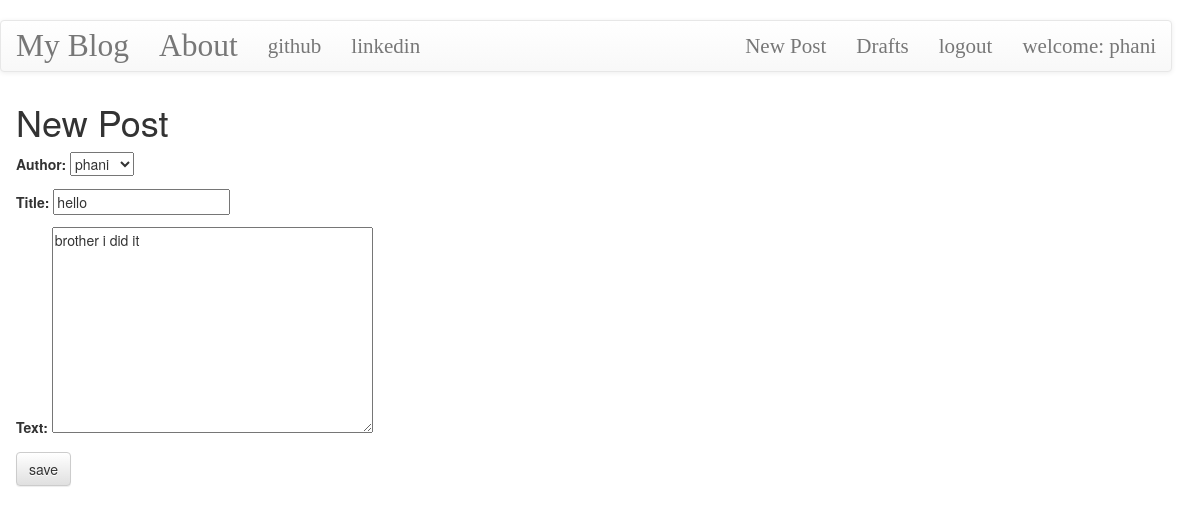
The page /post/11/edit/ (signed in) on the database its author committed.
### blog/models.py (models this page shows, shortened)
class Post(models.Model):
    author = models.ForeignKey('auth.User',on_delete=models.CASCADE)
    title = models.CharField(max_length=200)
    text = models.TextField()
    create_date = models.DateTimeField(default=timezone.now)
    published_date = models.DateTimeField(blank=True,null=True)

### blog/views.py (the view)
# urls.py: url(r'^post/(?P<pk>\d+)/edit/$',views.PostUpdateView.as_view(),name='post_edit'),
class PostUpdateView(LoginRequiredMixin,UpdateView):
    login_url = '/login'
    redirect_field_name = 'blog/post_detail.html'
    form_class = PostForm
    model = Post

### blog/forms.py
class PostForm(forms.ModelForm):
    class Meta():
        model = Post
        fields = ('author','title','text')
        widget = {
            'title':forms.TextInput(attrs={'class':'textinputclass'}),
            'text':forms.Textarea(attrs={'class':'editable medium-editor-textarea postcontent'})
            }

### blog/templates/blog/post_form.html (shortened to what this page needs)
{% extends "blog/base.html" %}
{% block content %}
<h1>New Post</h1>
<form class="post-form" method="post">
    {{ form.as_p }}
    <button type="submit" class="save btn btn-default">save</button>
</form>
{% endblock %}

### blog/templates/blog/base.html (shortened to what this page needs)
﻿<!DOCTYPE html>
{% load static %}
<html lang="en" xmlns="http://www.w3.org/1999/xhtml">
<head>
    <link rel="stylesheet" href="https://maxcdn.bootstrapcdn.com/bootstrap/3.3.7/css/bootstrap.min.css">
<link rel="stylesheet" href="https://maxcdn.bootstrapcdn.com/bootstrap/3.3.7/css/bootstrap-theme.min.css">
<link rel="stylesheet" href="{% static 'css/MediumEditor.css' %}" />
<link rel="stylesheet" href="//cdn.jsdelivr.net/npm/medium-editor@latest/dist/css/medium-editor.min.css" type="text/css" media="screen" charset="utf-8">
    <link rel="stylesheet" href="{% static 'css/blog.css' %}"/>
</head>
<body class="loader">
    <nav class="navbar navbar-default techfont custom-navbar">
     <div class="container">
         <ul class=" nav navbar-nav ">
             <li><a class="navbar-brand bigbrand" href="{% url 'post_list'%}">My Blog</a></li>
            <li><a class="navbar-link bigbrand" href="{% url 'about' %}">About</a></li>
            <li><a  href="https://www.github.com">github</a></li>
             <li><a  href="https://www.linkedin.com">linkedin</a></li>
         </ul>
         <ul class="nav navbar-nav navbar-right">
             {% if user.is_authenticated %}
             <li>
                 <a href="{% url 'post_new' %}">New Post</a>
             </li>
             <li>
                 <a href="{% url 'post_draft_list' %}">Drafts</a>
             </li>
             <li>
                 <a href="{% url 'logout' %}">logout</a>
             </li>
             <li>
                 <a>welcome: {{ user.username }}</a>
             </li>
             {% else %}
             <li><a class="nav navbar-right" href="{% url 'login' %}"><span class="glyphicon glyphicon-user"></span></a></li>
             {% endif %}
         </ul>
      </div>
        </nav>
    <div class="content container">
        <div class="row">
            <div class="col-md-8">
                <div class="blog_posts">
                    {% block content %}
                    {% endblock %}
                </div>
            </div>
        </div>
    </div>
</body>
</html>

### blog/static/css/blog.css (style rules this page uses)
.techfont { font-family: 'Playfair Display', serif; font-size: 1.5em; margin-bottom:10px; }
.bigbrand { font-size:1.5em; }
.loader { position: fixed; filter: hue-rotate(0deg); color: linear-gradient(#ffae42,#C6FFDD,#00ff88,#0088FF); animation: hue 10000ms infinite linear; }

### rows shown on the page
Post: author "phani", title "hello", text "brother i did it"

### other values the page prints
{{ user.username }} "phani"
